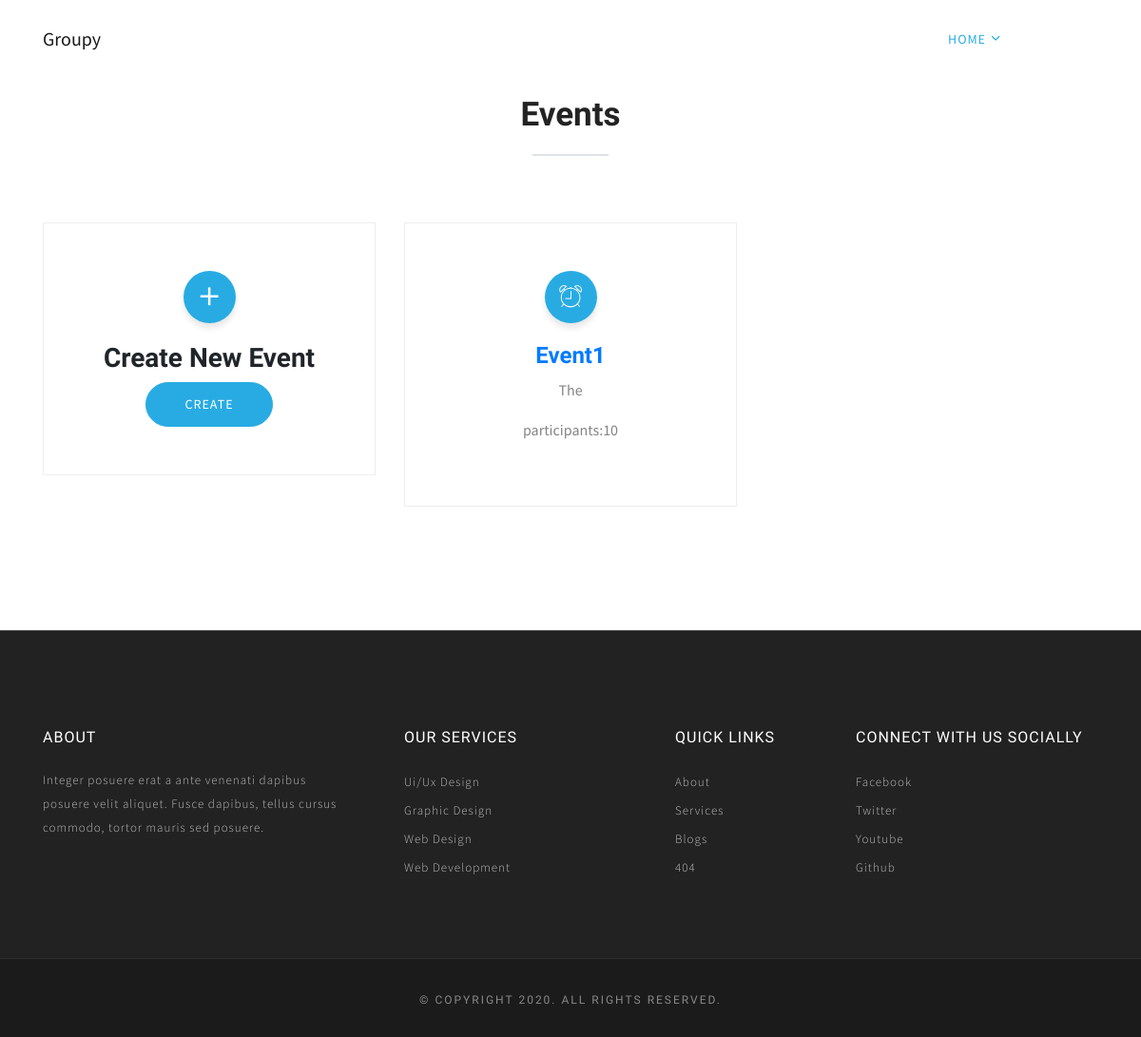
/index/ (signed in), run on an earlier commit of the app's database.
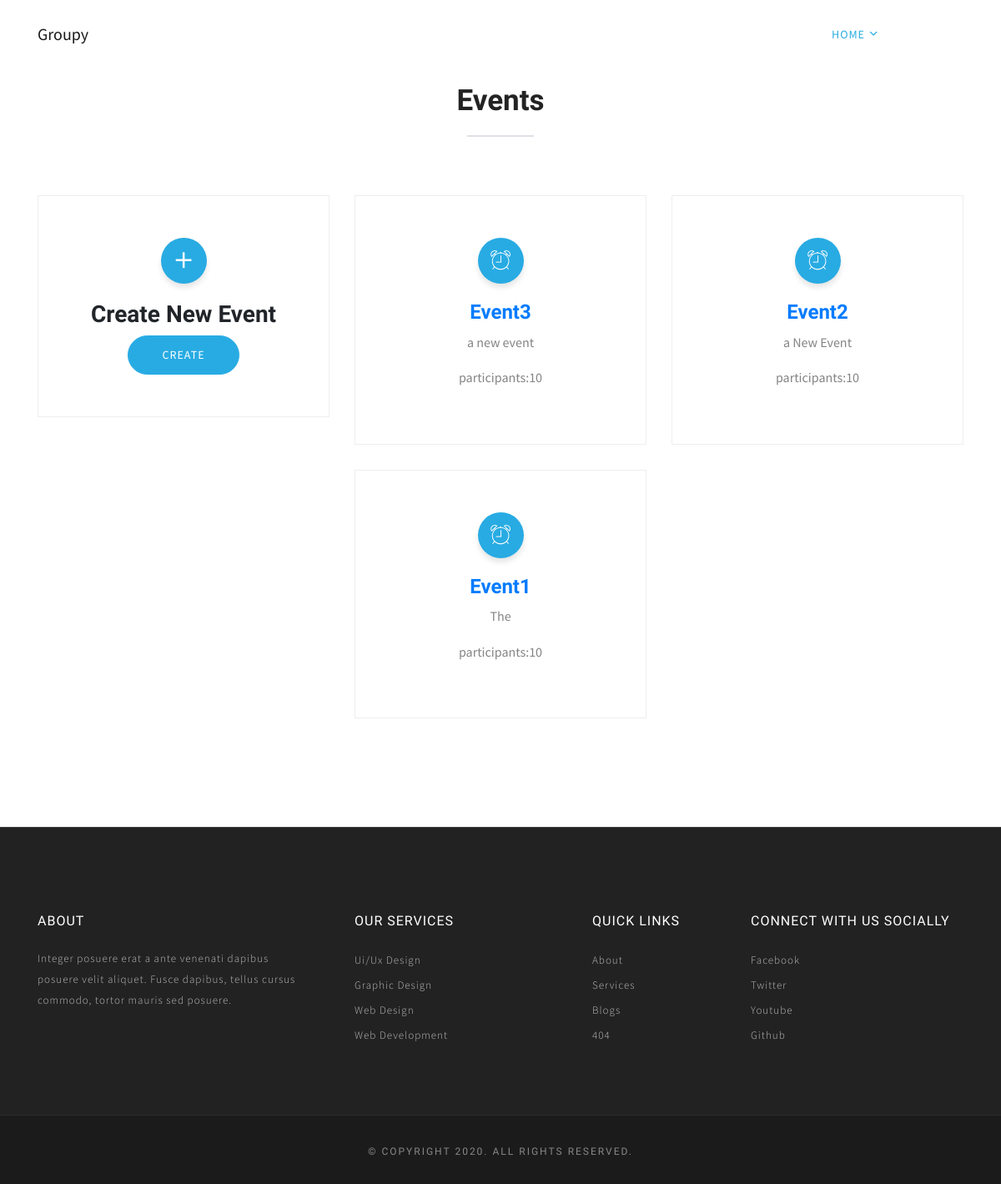
And on a later commit of the database.
### user/models.py (models this page shows)
class Event(models.Model):
    name=models.CharField(max_length=50)
    description=models.TextField()
    participants=models.IntegerField()
    x_value=models.IntegerField(null=True)
    is_active = models.BooleanField(default=True)
    created_by=models.ForeignKey(User,on_delete=models.CASCADE)
    created_on=models.DateTimeField(auto_now_add=True)

### organiser/views.py (the view)
# urls.py: path('index/',views.index,name='index'),
@login_required
def index(request):
    events = Event.objects.filter(
        created_by=request.user).order_by('-created_on')
    return render(request, 'organiser/home.html', {'events': events})

### templates/organiser/home.html (shortened to what this page needs)
{% extends 'base.html' %}
{% block content %}
<section class="service-2 section">
  <div class="container">
    <div class="row justify-content-center">
      <div class="col-lg-6">
        <div class="title text-center">
          <h2>Events</h2>
          <div class="border"></div>
        </div>
      </div>
    </div>
    <div class="row">
      <div class="col-md-4 text-center d-none d-md-block">
        <div class="service-item">
          <i class="tf-ion-android-add"></i>
          <h3>Create New Event</h3>
          <a href="{% url 'event' %}" class="btn btn-main">Create</a>
        </div>
      </div>
      <div class="col-md-8">
        <div class="row text-center">
          {% for event in events %}
            <div class="col-md-6 col-sm-6">
              <a href="{% url 'display_event_details' event.id %}" class="w-100">
              <div class="service-item">
                <i class="tf-ion-ios-alarm-outline"></i>
                <h4>{{event.name}}</h4>
                <p>{{event.description}}</p>
                <p>participants:{{event.participants}}</p>
              </div>
            </a>
            </div>
          {% endfor %}
        </div>
      </div>
    </div>
  </div>
</section>
{% endblock content %}

### templates/base.html (shortened to what this page needs)
{% load static %}
<!DOCTYPE html>
<html lang="en">
<link rel="stylesheet" href="{% static 'plugins/themefisher-font/style.css' %}">
<link rel="stylesheet" href="{% static 'plugins/bootstrap/bootstrap.min.css' %}">
<link rel="stylesheet" href="{% static 'plugins/lightbox2/css/lightbox.min.css' %}">
<link rel="stylesheet" href="{% static 'plugins/animate/animate.css' %}">
<link rel="stylesheet" href="{% static 'plugins/slick/slick.css' %}">
<link rel="stylesheet" href="{% static 'css/style.css' %}">
<link rel="stylesheet" href="https://use.fontawesome.com/releases/v5.7.2/css/all.css">
</head>
<body id="body">
    <header class="navigation fixed-top">
        <div class="container">
            <nav class="navbar navbar-expand-lg navbar-light px-0">
                {% if request.user.is_authenticated %}
                <a class="navbar-brand logo" href="{%  url 'index' %}">
                    Groupy
                </a>
                {% else %}
                <a class="navbar-brand logo" href="/">
                    <!-- <img loading="lazy" class="logo-default" src="{% static 'images/logo.png' %}" alt="logo" />
                    <img loading="lazy" class="logo-white" src="{% static 'images/logo-white.png' %}" alt="logo" /> -->
                    Groupy
                    </a>
                {% endif %}
                <div class="collapse navbar-collapse" id="navigation">
                    <ul class="navbar-nav ml-auto text-center">
                        <li class="nav-item dropdown active">
                            <a class="nav-link dropdown-toggle" href="/" id="navbarDropdown" role="button"
                                data-toggle="dropdown" aria-haspopup="true" aria-expanded="false">
                                Home <i class="tf-ion-chevron-down"></i>
                            </a>
                        </li>
                        {% if user.is_authenticated %}
                        <li class="nav-item ">
                            <a class="nav-link" href="{% url 'logout'  %}">Logout</a>
                        </li>
                        {% else %}
                        <li class="nav-item ">
                            <a class="nav-link text-black" href="{% url 'login'  %}">Organiser</a>
                        </li>
                        {% endif %}
                    </ul>
                </div>
            </nav>
        </div>
    </header>
    {% block content %}{% endblock content %}
    <footer id="footer" class="bg-one">
        <div class="top-footer">
            <div class="container">
                <div class="row justify-content-around">
                    <div class="col-lg-4 col-md-6 mb-5 mb-lg-0">
                        <h3>about</h3>
                        <p>Integer posuere erat a ante venenati dapibus posuere velit aliquet. Fusce dapibus, tellus
                            cursus commodo, tortor mauris sed posuere.</p>
                    </div>
                    <div class="col-lg-3 col-md-6 mb-5 mb-lg-0">
                        <ul>
                            <li>
                                <h3>Our Services</h3>
                            </li>
                            <li><a href="service.html">Ui/Ux Design</a></li>
                            <li><a href="service.html">Graphic Design</a></li>
                            <li><a href="service.html">Web Design</a></li>
                            <li><a href="service.html">Web Development</a></li>
                        </ul>
                    </div>
                    <div class="col-lg-2 col-md-6 mb-5 mb-md-0">
                        <ul>
                            <li>
                                <h3>Quick Links</h3>
                            </li>
                            <li><a href="about.html">About</a></li>
                            <li><a href="service.html">Services</a></li>
                            <li><a href="blog.html">Blogs</a></li>
                            <li><a href="404.html">404</a></li>
                        </ul>
                    </div>
                    <div class="col-lg-3 col-md-6">
                        <ul>
                            <li>
                                <h3>Connect with us Socially</h3>
                            </li>
                            <li><a href="https://www.facebook.com/themefisher/">Facebook</a></li>
                            <li><a href="https://www.twitter.com/themefisher/">Twitter</a></li>
                            <li><a href="https://www.youtube.com/channel/UCx9qVW8VF0LmTi4OF2F8YdA">Youtube</a></li>
                            <li><a href="https://www.github.com/themefisher/">Github</a></li>
                        </ul>
                    </div>
                </div>
            </div>
        </div>
        <div class="footer-bottom">
            <h5>&copy; Copyright 2020. All rights reserved.</h5>
        </div>
    </footer>
</body>
</html>

### static/css/style.css (style rules this page uses)
body { line-height: 1.4; font-family: "Source Sans Pro", sans-serif; -webkit-font-smoothing: antialiased; }
p { font-family: "Source Sans Pro", sans-serif; color: #848484; font-size: 16px; line-height: 1.65; }
h1, h2, h3, h4, h5, h6 { font-family: "Catamaran", sans-serif; font-weight: 600; }
ol, ul { margin: 0; padding: 0; list-style: none; }
a { transition: all 0.3s ease-in 0s; }
a, a:focus, a:hover { text-decoration: none; outline: 0; }
.btn-main { background: #28ABE3; border: 1px solid #28ABE3; color: #fff; display: inline-block; font-size: 14px; letter-spacing: 1px; padding: 12px 40px; text-transform: uppercase; border-radius: 40px; }
.section { padding: 100px 0; }
.title { padding-bottom: 50px; overflow: hidden; }
.title h2 { font-weight: 600; font-size: 35px; color: #232323; }
.border { height: 2px; margin: 20px auto 20px; position: relative; width: 80px; background: #28ABE3; }
.logo { display: inline-block; }
.navigation { transition: 0.3s all; }
.navigation .dropdown-toggle::before, .navigation .dropdown-toggle::after { display: none; }
.navigation .dropdown-toggle i { font-size: 10px; margin-left: 2px; vertical-align: 2px; }
.navigation .navbar-light .navbar-nav .nav-item .nav-link { color: #fff; font-size: 14px; line-height: 26px; padding: 20px 15px; text-transform: uppercase; letter-spacing: 1px; transition: 0.2s ease-in-out 0s; }
.navigation .navbar-light .navbar-nav .nav-item.active .nav-link { color: #28ABE3; }
.navbar-brand { height: auto; padding: 8px 0; }
.service-2 .service-item { border: 1px solid #eee; margin-bottom: 30px; padding: 50px 20px; transition: all 0.3s ease 0s; }
.service-2 .service-item i { font-size: 30px; display: inline-block; background: #28ABE3 none repeat scroll 0 0; border-radius: 30px; box-shadow: 0 5px 6px 0 rgba(0, 0, 0, 0.1); color: #fff; height: 55px; line-height: 55px; margin-bottom: 20px; width: 55px; transition: all 0.3s ease 0s; }
.top-footer { background-color: #222222; border-top: 1px solid #404040; padding: 100px 0 80px; }
.top-footer h3 { font-size: 16px; line-height: 1.5; color: #fff; font-weight: 400; text-transform: uppercase; letter-spacing: 1px; margin-bottom: 20px; }
.top-footer p { font-size: 13px; line-height: 25px; color: #bdbdbd; font-weight: 300; letter-spacing: 1px; padding-right: 20px; }
.top-footer li a { font-size: 13px; line-height: 30px; color: #bdbdbd; font-weight: 300; letter-spacing: 1px; text-transform: capitalize; transition: color 0.3s; font-family: "Source Sans Pro", sans-serif; display: block; }
.footer-bottom { text-align: center; background-color: #1b1b1b; border-top: 1px solid #2c2c2c; padding: 30px 0; }
.footer-bottom h5 { font-size: 12px; line-height: 1; color: #888888; font-weight: 400; text-transform: uppercase; letter-spacing: 2px; margin-top: 7px; margin-bottom: 3px; }

What changed in the data, as far as the page shows it:
added Event: name "Event3", description "a new event", participants "10"
added Event: name "Event2", description "a New Event", participants "10"
